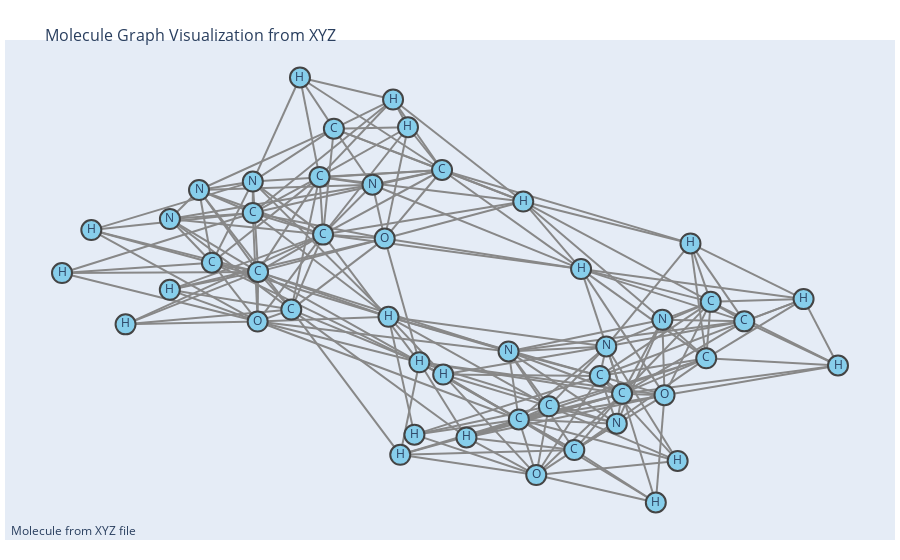

Notebook source saved alongside this figure:
### Markdown cell above
## Preliminary results

### Code cell


### Figure 1 — Plotly figure (JSON) as saved in the notebook; plotly's stock layout.template omitted (floating-point values rounded to 4 significant figures; data arrays with more than 128 entries replaced by an {"elided": "..."} marker saying what was removed)
{"data": [{"hoverinfo": "none", "line": {"color": "#888", "width": 2}, "mode": "lines", "type": "scatter", "x": {"elided": "684 float values"}, "y": {"elided": "684 float values"}}, {"hoverinfo": "text", "marker": {"color": "skyblue", "line": {"width": 2}, "showscale": false, "size": 20}, "mode": "markers+text", "text": ["N", "C", "N", "C", "C", "C", "N", "C", "N", "C", "O", "O", "C", "C", "H", "H", "H", "H", "H", "H", "H", "H", "H", "H", "N", "C", "N", "C", "C", "C", "N", "C", "N", "C", "O", "O", "C", "C", "H", "H", "H", "H", "H", "H", "H", "H", "H", "H"], "type": "scatter", "x": [0.3924, 0.1636, 0.1396, 0.4048, 0.6013, 0.3527, 0.4988, 0.6902, 0.3679, 0.2338, 0.2043, 0.5039, 0.6118, 0.2932, 0.8287, -0.08021, -0.01301, 0.5346, 0.309, 0.9091, 0.5645, 0.04132, 0.4836, -0.1133, -0.6512, -0.4453, -0.5833, -0.2936, -0.3019, -0.4577, -0.1781, -0.2683, -0.4577, -0.5532, -0.4463, -0.1496, -0.01569, -0.3678, -0.1301, -0.9033, -0.8348, -0.1408, -0.09524, 0.174, -0.3475, -0.6515, -0.06864, -0.7549], "y": [-0.5291, -0.5106, -0.2101, -0.3972, -0.2406, -0.3183, -0.07057, -0.07723, -0.1881, -0.4527, -0.7562, -0.4033, 0.008887, -0.6457, 0.02104, -0.5777, -0.3122, -0.6938, 0.1537, -0.2722, 0.2671, -0.5901, -0.8774, -0.6668, 0.3748, 0.1413, 0.5029, 0.306, 0.5609, 0.4014, 0.5264, 0.774, 0.5402, 0.1818, -0.07809, 0.2884, 0.5914, -0.0252, 0.9025, 0.1363, 0.3259, -0.05719, 0.7802, 0.4521, 1, 0.06199, -0.258, -0.0905]}], "layout": {"annotations": [{"showarrow": false, "text": "Molecule from XYZ file", "x": 0.005, "xref": "paper", "y": -0.002, "yref": "paper"}], "hovermode": "closest", "margin": {"b": 20, "l": 5, "r": 5, "t": 40}, "showlegend": false, "title": {"font": {"size": 16}, "text": "<br>Molecule Graph Visualization from XYZ"}, "xaxis": {"showgrid": false, "showticklabels": false, "zeroline": false}, "yaxis": {"showgrid": false, "showticklabels": false, "zeroline": false}}}
